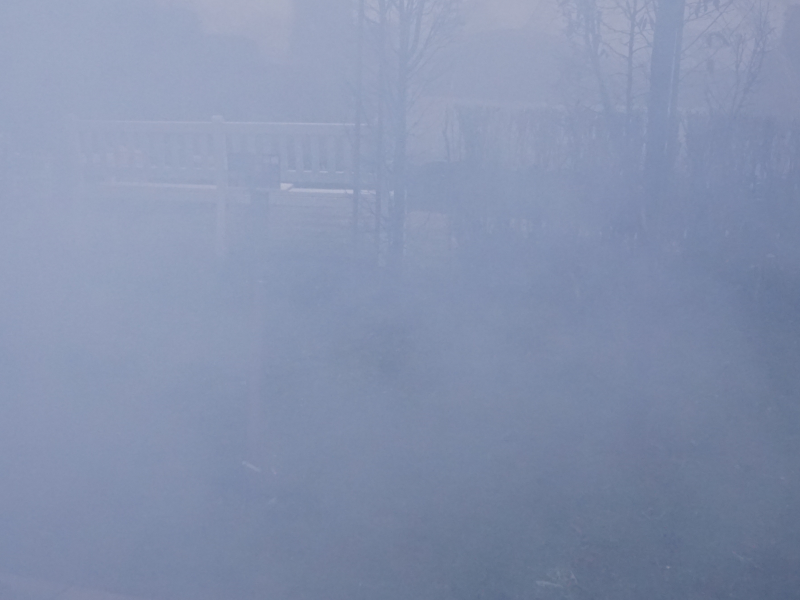
#> input picture hazy/01_hazy.png, 1600 x 1200 px (shown at 1/2 size)
$ python main.py --hazy_dir hazy
#> lines starting #> are read from the running program, lines starting #| are printed output that depends on the picture
### dark_channel_prior.py
from __future__ import annotations

import argparse
from dataclasses import dataclass
from pathlib import Path
from typing import Tuple

import cv2
import numpy as np
GAMMA = 0.85
EXPOSURE_GAIN = 1.3
APPLY_SHARPEN = False

def _ensure_float_image(image: np.ndarray) -> np.ndarray:
    if image.dtype == np.uint8:
        return image.astype(np.float32) / 255.0
    if np.issubdtype(image.dtype, np.floating):
        return np.clip(image.astype(np.float32), 0.0, 1.0)
    info = np.iinfo(image.dtype)
    return image.astype(np.float32) / float(info.max)


def _guided_filter(
    guide: np.ndarray,
    src: np.ndarray,
    radius: int,
    eps: float,
) -> np.ndarray:
    guide = guide.astype(np.float32)
    src = src.astype(np.float32)

    ksize = (2 * radius + 1, 2 * radius + 1)
    mean_guide = cv2.boxFilter(guide, -1, ksize, normalize=True)
    mean_src = cv2.boxFilter(src, -1, ksize, normalize=True)
    mean_guide_src = cv2.boxFilter(guide * src, -1, ksize, normalize=True)
    cov_guide_src = mean_guide_src - mean_guide * mean_src

    mean_guide_sq = cv2.boxFilter(guide * guide, -1, ksize, normalize=True)
    var_guide = mean_guide_sq - mean_guide * mean_guide

    a = cov_guide_src / (var_guide + eps)
    b = mean_src - a * mean_guide

    mean_a = cv2.boxFilter(a, -1, ksize, normalize=True)
    mean_b = cv2.boxFilter(b, -1, ksize, normalize=True)
    return mean_a * guide + mean_b


@dataclass
class DarkChannelPriorDehazer:
    patch_size: int = 15
    omega: float = 0.95
    transmission_floor: float = 0.06
    top_percent: float = 0.001
    guided_radius: int = 12
    guided_eps: float = 1e-3
    depth_beta: float = 1.0
    use_perchannel_refinement: bool = True
    apply_gray_world: bool = True
    gamma: float = GAMMA
    exposure_gain: float = EXPOSURE_GAIN
    apply_sharpen: bool = APPLY_SHARPEN

    def _dark_channel(self, image: np.ndarray) -> np.ndarray:
        """Compute J_dark(x) = min_{c} min_{y in Ω(x)} J_c(y)."""
        min_channel = np.min(image, axis=2)
        kernel = cv2.getStructuringElement(
            cv2.MORPH_RECT, (self.patch_size, self.patch_size)
        )
        return cv2.erode(min_channel, kernel)

    def _estimate_atmospheric_light(
        self, image: np.ndarray, dark_channel: np.ndarray
    ) -> np.ndarray:
        flat_dark = dark_channel.ravel()
        num_pixels = flat_dark.size
        num_top = max(int(num_pixels * self.top_percent), 1)
        top_indices = np.argpartition(flat_dark, -num_top)[-num_top:]
        flat_image = image.reshape(-1, 3)
        candidate_pixels = flat_image[top_indices]
        brightness = candidate_pixels.max(axis=1)
        best_idx = top_indices[np.argmax(brightness)]
        A = flat_image[best_idx].astype(np.float32)
        return np.maximum(A, 1e-6)

    def _estimate_transmission(
        self, image: np.ndarray, atmospheric_light: np.ndarray
    ) -> np.ndarray:
        """t(x) = 1 - ω * min_c min_y ( I_c(y) / A_c )."""
        eps = 1e-6
        norm_image = image / (atmospheric_light.reshape(1, 1, 3) + eps)
        transmission = 1.0 - self.omega * self._dark_channel(norm_image)
        return np.clip(transmission, 0.0, 1.0)

    # [8 lines left out: function _refine_transmission, not called in this run]

    def _refine_transmission_perchannel(
        self, image: np.ndarray, coarse_t: np.ndarray
    ) -> np.ndarray:

        refined_sum = np.zeros_like(coarse_t, dtype=np.float32)
        for c in range(3):
            guide = image[:, :, c].astype(np.float32)
            refined_sum += _guided_filter(
                guide, coarse_t.astype(np.float32), self.guided_radius, self.guided_eps
            )
        return np.clip(refined_sum / 3.0, 0.0, 1.0)

    def _recover_radiance(
        self, image: np.ndarray, transmission: np.ndarray, atmospheric_light: np.ndarray
    ) -> np.ndarray:
        """Recover J(x) = (I(x) - A) / max(t(x), t0) + A."""
        t = np.maximum(transmission[..., None], self.transmission_floor)
        recovered = (image - atmospheric_light) / t + atmospheric_light
        return np.clip(recovered, 0.0, 1.0)

    def _estimate_depth(self, transmission: np.ndarray) -> np.ndarray:
        """Depth up to scale from t(x) = exp(-β d(x)) => d(x) = -ln(t)/β."""
        beta = max(self.depth_beta, 1e-6)
        depth = -np.log(np.clip(transmission, 1e-6, 1.0)) / beta
        depth_norm = (depth - depth.min()) / (depth.max() - depth.min() + 1e-8)
        return depth_norm

    def _gray_world_balance(self, image: np.ndarray) -> np.ndarray:

        avg = image.mean(axis=(0, 1))
        scale = avg.mean() / (avg + 1e-8)
        return np.clip(image * scale, 0.0, 1.0)

    def _apply_post_processing(self, image: np.ndarray) -> np.ndarray:
        result = image.copy()

        if self.exposure_gain != 1.0:
            result = result * self.exposure_gain

        if self.gamma != 1.0:
            result = np.power(np.clip(result, 0.0, 1.0), 1.0 / self.gamma)

        if self.apply_sharpen:
            img_8bit = np.clip(result * 255.0, 0, 255).astype(np.uint8)
            blurred = cv2.GaussianBlur(img_8bit, (0, 0), 1.0)
            sharpened = cv2.addWeighted(img_8bit, 1.5, blurred, -0.5, 0)
            result = sharpened.astype(np.float32) / 255.0

        return np.clip(result, 0.0, 1.0)

    def dehaze(self, image: np.ndarray) -> Tuple[np.ndarray, np.ndarray, np.ndarray]:
        """Full pipeline returning (recovered_image, transmission, depth_map)."""
        image = _ensure_float_image(image)

        dark = self._dark_channel(image)
        atmospheric_light = self._estimate_atmospheric_light(image, dark)
        coarse_transmission = self._estimate_transmission(image, atmospheric_light)

        if self.use_perchannel_refinement:
            refined_transmission = self._refine_transmission_perchannel(image, coarse_transmission)
        else:
            refined_transmission = self._refine_transmission(image, coarse_transmission)

        recovered = self._recover_radiance(image, refined_transmission, atmospheric_light)

        if self.apply_gray_world:
            recovered = self._gray_world_balance(recovered)

        recovered = self._apply_post_processing(recovered)

        depth = self._estimate_depth(refined_transmission)
        return recovered, refined_transmission, depth


# [86 lines left out: functions _save_image, parse_args, main, not called in this run]


# [2 lines that do not run on import are left out]

### main.py
from __future__ import annotations

import argparse
import csv
from pathlib import Path
from typing import Dict, List, Optional, Tuple

import cv2
import numpy as np
from skimage.metrics import peak_signal_noise_ratio, structural_similarity
from tqdm import tqdm

from dark_channel_prior import DarkChannelPriorDehazer, _ensure_float_image

VALID_EXTS = {".jpg", ".jpeg", ".png", ".bmp", ".tif", ".tiff"}


def parse_args() -> argparse.Namespace:
    parser = argparse.ArgumentParser(
        description="Run the Dark Channel Prior dehazer on a dataset."
    )
    parser.add_argument("--hazy_dir", type=Path, required=True, help="Directory of hazy inputs.")
    parser.add_argument(
        "--gt_dir",
        type=Path,
        default=None,
        help="Optional directory of ground-truth clear images for metrics.",
    )
    parser.add_argument(
        "--output_dir",
        type=Path,
        default=Path("outputs/kaggle_dehazed"),
        help="Directory to store dehazed results.",
    )
    parser.add_argument(
        "--csv_path",
        type=Path,
        default=Path("outputs/kaggle_metrics.csv"),
        help="CSV path for per-image metrics (only used if gt_dir is set).",
    )
    parser.add_argument("--patch", type=int, default=15)
    parser.add_argument("--omega", type=float, default=0.95, help="Haze retention factor.")
    parser.add_argument("--t0", type=float, default=0.06, help="Transmission floor.")
    parser.add_argument("--top_percent", type=float, default=0.001)
    parser.add_argument("--guided_radius", type=int, default=12, help="Guided filter radius.")
    parser.add_argument("--guided_eps", type=float, default=1e-3)
    parser.add_argument("--beta", type=float, default=1.0)
    parser.add_argument(
        "--no-perchannel",
        action="store_true",
        help="Disable per-channel refinement.",
    )
    parser.add_argument(
        "--no-grayworld",
        action="store_true",
        help="Disable Gray-World white balance.",
    )
    return parser.parse_args()


def collect_images(root: Path) -> List[Path]:
    if not root.exists():
        raise FileNotFoundError(f"Directory not found: {root}")
    return sorted(
        [
            path
            for path in root.rglob("*")
            if path.suffix.lower() in VALID_EXTS and path.is_file()
        ]
    )


def load_image(path: Path) -> np.ndarray:
    image = cv2.imread(str(path), cv2.IMREAD_COLOR)
    if image is None:
        raise ValueError(f"Failed to read image: {path}")
    return image


# [21 lines left out: functions hazy_to_gt_path, compute_metrics, not called in this run]


def main() -> None:
    args = parse_args()
    hazy_paths = collect_images(args.hazy_dir)
    if not hazy_paths:
        raise RuntimeError(f"No images found under {args.hazy_dir}")

    dehazer = DarkChannelPriorDehazer(
        patch_size=args.patch,
        omega=args.omega,
        transmission_floor=args.t0,
        top_percent=args.top_percent,
        guided_radius=args.guided_radius,
        guided_eps=args.guided_eps,
        depth_beta=args.beta,
        use_perchannel_refinement=not args.no_perchannel,
        apply_gray_world=not args.no_grayworld,
    )

    args.output_dir.mkdir(parents=True, exist_ok=True)
    metrics_rows: List[Dict[str, float]] = []

    for hazy_path in tqdm(hazy_paths, desc="Dehazing images"):
        image = load_image(hazy_path)
#> in load_image, image is the input picture: shape (1200, 1600, 3); mean B, G, R 174, 145.6, 133.1
        recovered, _, _ = dehazer.dehaze(image)
#> in _dark_channel, `min_channel = np.min(image, axis=2)`:
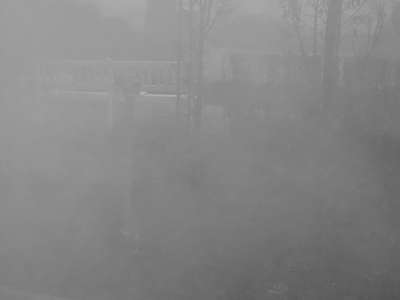
#> min_channel: shape (1200, 1600) float32 (shown at 1/4 size); min 0.298, max 0.718, mean 0.522
#> in _estimate_atmospheric_light, `top_indices = np.argpartition(flat_dark, -num_top)[-num_top:]`: top_indices = 1920 values, max 42096 at index 960, min 410 at index 1510, mean 14557.9
#> in _estimate_atmospheric_light, `candidate_pixels = flat_image[top_indices]`: candidate_pixels = 1920 rows, first 8: [0.773, 0.686, 0.663], [0.769, 0.682, 0.659], [0.769, 0.69, 0.667], [0.773, 0.69, 0.667], [0.765, 0.686, 0.667], [0.769, 0.694, 0.667], [0.776, 0.694, 0.671], [0.776, 0.686, 0.663]
#> in _estimate_atmospheric_light, `brightness = candidate_pixels.max(axis=1)`: brightness = 1920 values, max 0.784 at index 229, min 0.757 at index 132, mean 0.77
#> in _estimate_atmospheric_light, `best_idx = top_indices[np.argmax(brightness)]`: best_idx = 11642
#> in _estimate_atmospheric_light, `A = flat_image[best_idx].astype(np.float32)`: A = [0.784, 0.694, 0.675]
#> the loop in _refine_transmission_perchannel, `for c in range(3):` made 3 passes
#> pass 1, in _refine_transmission_perchannel, `guide = image[:, :, c].astype(np.float32)`:
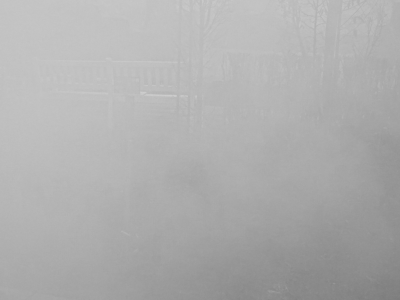
#> guide: shape (1200, 1600) float32 (shown at 1/4 size); min 0.459, max 0.816, mean 0.682
#> pass 1, in _guided_filter, `mean_guide_src = cv2.boxFilter(guide * src, -1, ksize, normalize=True)`:
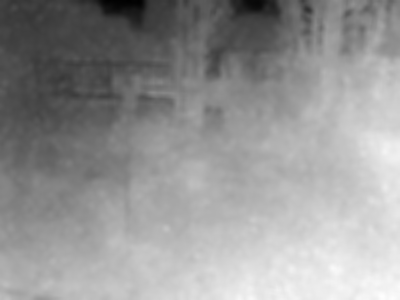
#> mean_guide_src: shape (1200, 1600) float32 (shown at 1/4 size); min 0.0621, max 0.283, mean 0.191; drawn with min black and max white
#> after the loop in _refine_transmission_perchannel, `for c in range(3):`:
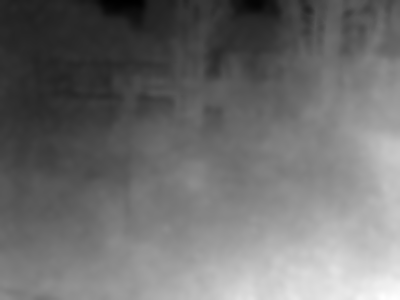
#> refined_sum: shape (1200, 1600) float32 (shown at 1/4 size); min 0.247, max 1.68, mean 0.866; drawn with min black and max white
#> in _recover_radiance, `recovered = (image - atmospheric_light) / t + atmospheric_light`:
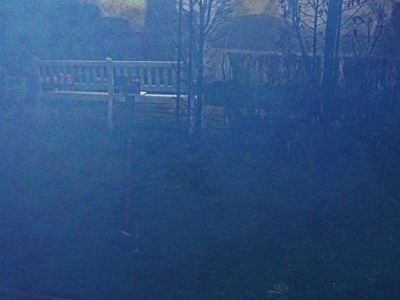
#> recovered: shape (1200, 1600, 3) float32 (shown at 1/4 size); mean of channels 0, 1, 2 0.464, 0.296, 0.17; drawn with min black and max white
#> in _gray_world_balance, `avg = image.mean(axis=(0, 1))`: avg = [0.464, 0.296, 0.17]
#> in _gray_world_balance, `scale = avg.mean() / (avg + 1e-8)`: scale = [0.668, 1.05, 1.82]
#> in _apply_post_processing, `result = np.power(np.clip(result, 0.0, 1.0), 1.0 / self.gamma)`:
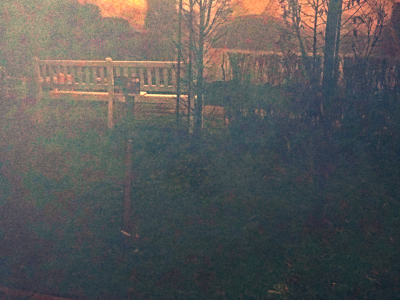
#> result: shape (1200, 1600, 3) float32 (shown at 1/4 size); mean of channels 0, 1, 2 0.345, 0.346, 0.349; drawn as B, G, R
#> in _estimate_depth, `depth = -np.log(np.clip(transmission, 1e-6, 1.0)) / beta`:
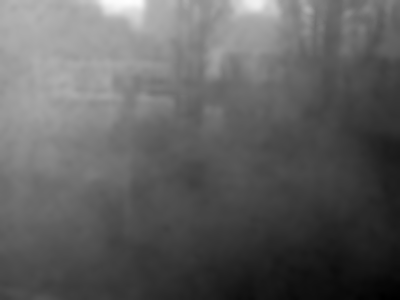
#> depth: shape (1200, 1600) float32 (shown at 1/4 size); min 0.581, max 2.5, mean 1.3; drawn with min black and max white

        rel_path = hazy_path.relative_to(args.hazy_dir)
        out_path = args.output_dir / rel_path
        out_path.parent.mkdir(parents=True, exist_ok=True)
        cv2.imwrite(str(out_path), (recovered * 255).astype(np.uint8))

        if args.gt_dir:
            gt_path = hazy_to_gt_path(hazy_path, args.hazy_dir, args.gt_dir)
            if gt_path.exists():
                gt_img = load_image(gt_path)
                psnr_val, ssim_val = compute_metrics((recovered * 255).astype(np.uint8), gt_img)
                metrics_rows.append(
                    {"image": str(rel_path).replace("\\", "/"), "psnr": psnr_val, "ssim": ssim_val}
                )
            else:
                print(f"[WARN] Missing ground-truth for {hazy_path.name} (expected {gt_path}); skipping metrics.")
#> pass 2 of the loop in main, `for hazy_path in tqdm(hazy_paths, desc="Dehazing images"):`:
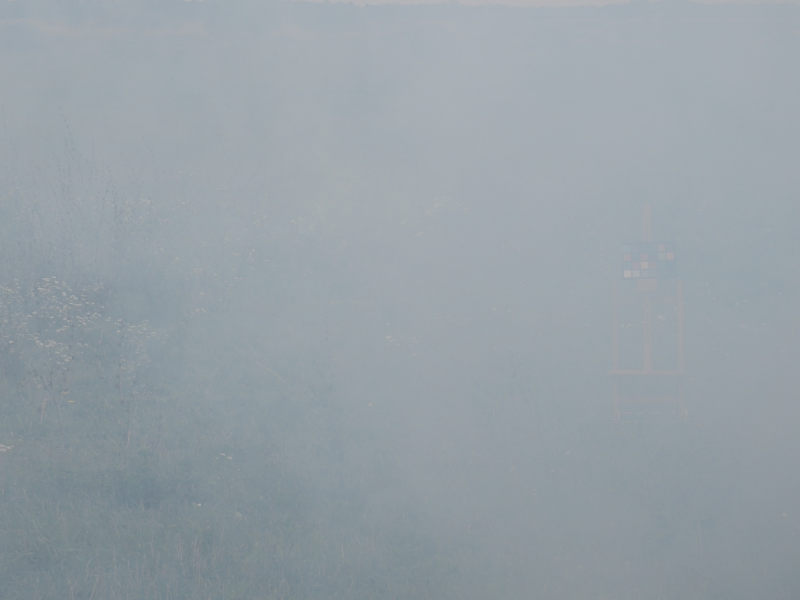
#> input picture hazy/02_hazy.png, 1600 x 1200 px (shown at 1/2 size)
#> in load_image, image is the input picture: shape (1200, 1600, 3); mean B, G, R 166.4, 160.4, 150.6
#> candidate_pixels = 1920 rows, first 8: [0.722, 0.706, 0.702], [0.714, 0.698, 0.694], [0.714, 0.702, 0.686], [0.718, 0.706, 0.69], [0.714, 0.698, 0.694], [0.71, 0.698, 0.686], [0.714, 0.698, 0.694], [0.718, 0.702, 0.698]
#> in _recover_radiance (call 2), `recovered = (image - atmospheric_light) / t + atmospheric_light`:
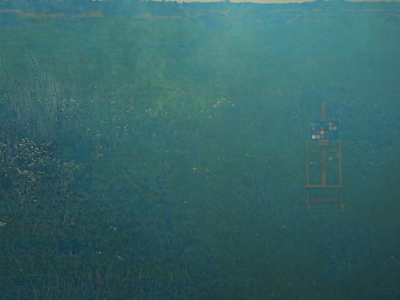
#> recovered: shape (1200, 1600, 3) float32 (shown at 1/4 size); mean of channels 0, 1, 2 0.401, 0.394, 0.212; drawn as B, G, R
#> in _estimate_depth (call 2), `depth = -np.log(np.clip(transmission, 1e-6, 1.0)) / beta`:
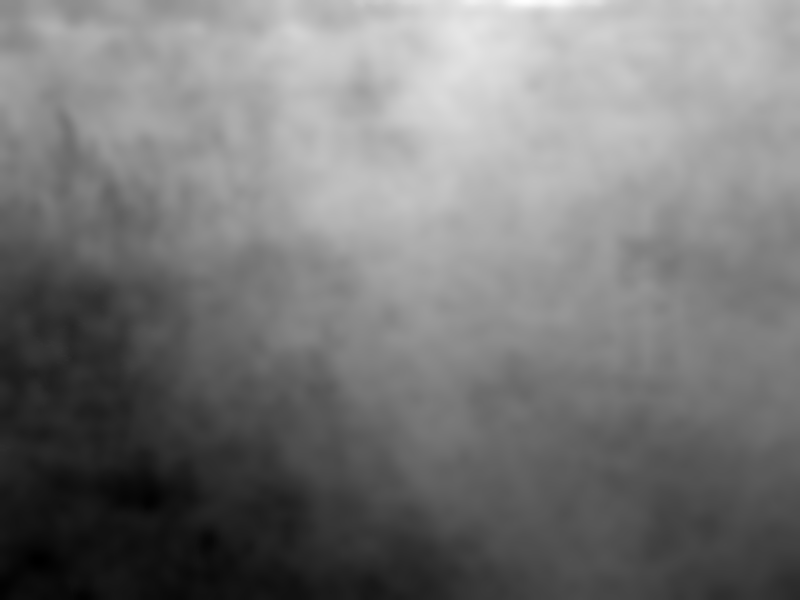
#> depth: shape (1200, 1600) float32 (shown at 1/2 size); min 0.851, max 2.32, mean 1.54; drawn with min black and max white

    if metrics_rows and args.gt_dir:
        args.csv_path.parent.mkdir(parents=True, exist_ok=True)
        with args.csv_path.open("w", newline="") as csv_file:
            writer = csv.DictWriter(csv_file, fieldnames=["image", "psnr", "ssim"])
            writer.writeheader()
            writer.writerows(metrics_rows)

        psnr_mean = np.mean([row["psnr"] for row in metrics_rows])
        ssim_mean = np.mean([row["ssim"] for row in metrics_rows])
        print(f"Saved per-image metrics to {args.csv_path}")
        print(f"Mean PSNR: {psnr_mean:.3f}, Mean SSIM: {ssim_mean:.3f}")


if __name__ == "__main__":
    main()
